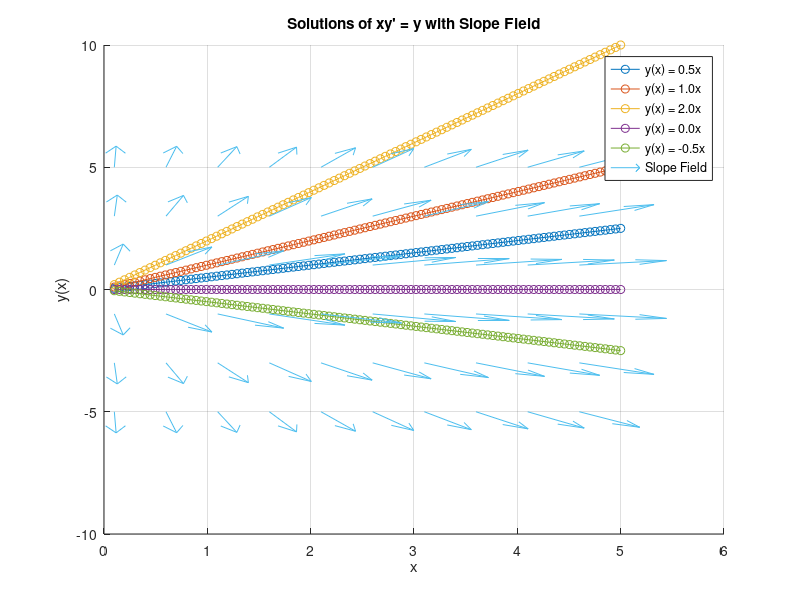

Reproduce this figure in MATLAB.
tspan = [0.1 5]; % Avoid x = 0 to prevent division by zero

% Define solution curves y(x) = kx for different k values
k_values = [0.5, 1, 2, 0, -0.5]; % Different constants of integration
t = linspace(tspan(1), tspan(2), 100); % x values for plotting solutions

% Create a grid for the direction field
a = 0.1; % Time range start
b = 5;   % Time range end
s = 0.5; % Spacing for the grid
[x, y] = meshgrid(a:s:b, -5:2:5); % Grid for x and y values

% Compute the vector field
dy = y ./ x; % Right-hand side of the ODE
dx = ones(size(dy)); % x increment is 1
norm = sqrt(dx.^2 + dy.^2); % Normalize the vectors
dx = dx ./ norm;
dy = dy ./ norm;

% Plot the solutions and the direction field
figure;
hold on;
for k = k_values
    plot(t, k * t, '-o', 'DisplayName', sprintf('y(x) = %.1fx', k)); % Solution curves
end
quiver(x, y, dx, dy, 0.5, 'DisplayName', 'Slope Field'); % Direction field

% Add labels, legend, and title
xlabel('x');
ylabel('y(x)');
title('Solutions of xy'' = y with Slope Field');
legend('show');
grid on;
hold off;
